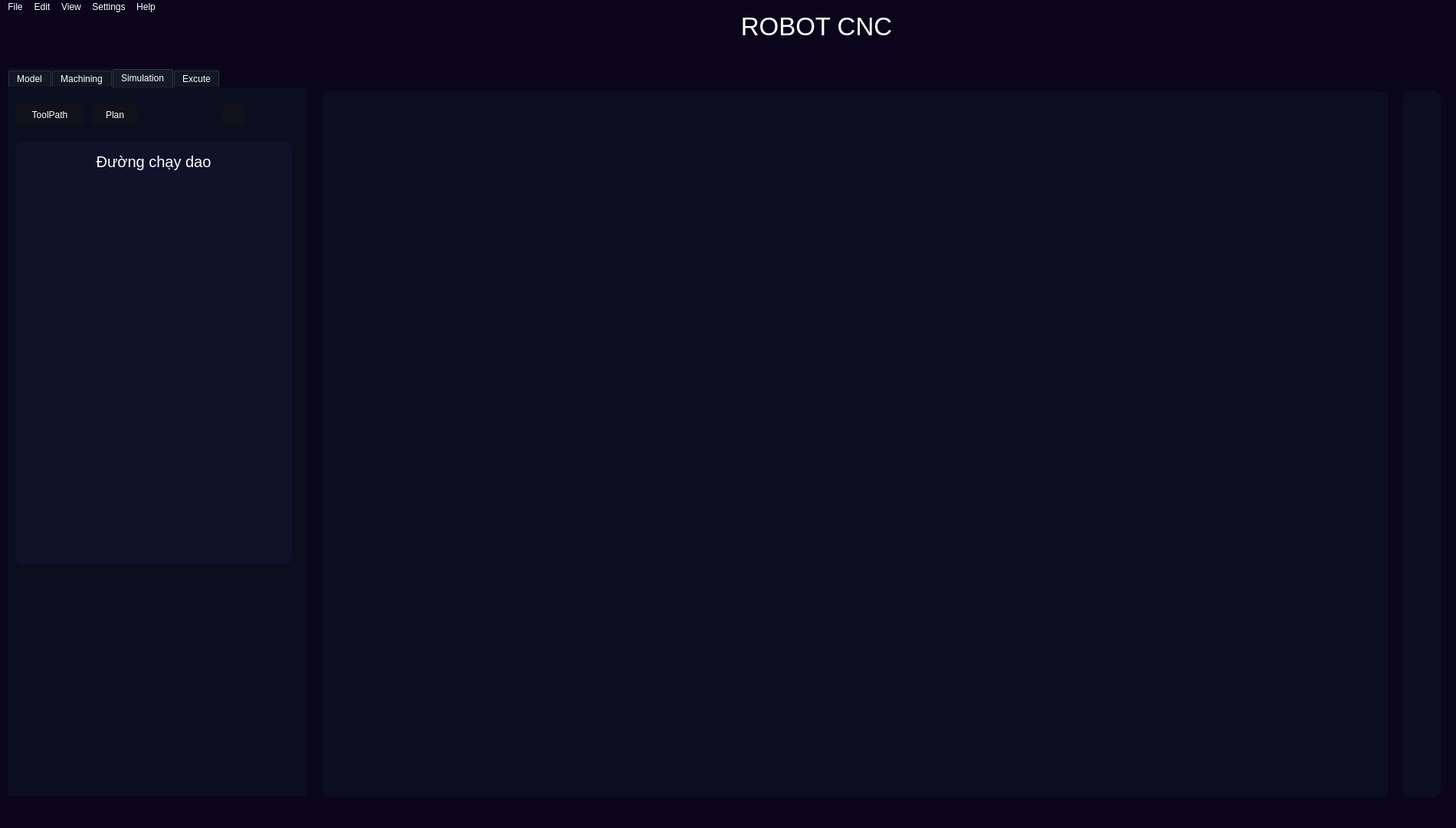
<?xml version="1.0" encoding="UTF-8"?>
<ui version="4.0">
 <class>MainPage</class>
 <widget class="QMainWindow" name="MainPage">
  <property name="geometry">
   <rect>
    <x>0</x>
    <y>0</y>
    <width>1900</width>
    <height>1080</height>
   </rect>
  </property>
  <property name="font">
   <font>
    <pointsize>15</pointsize>
   </font>
  </property>
  <property name="windowTitle">
   <string>MainWindow</string>
  </property>
  <property name="styleSheet">
   <string notr="true">background-color: rgb(10, 5, 27);
color: white;</string>
  </property>
  <widget class="QWidget" name="centralwidget">
   <widget class="QFrame" name="Main_frame">
    <property name="geometry">
     <rect>
      <x>0</x>
      <y>50</y>
      <width>1890</width>
      <height>980</height>
     </rect>
    </property>
    <property name="styleSheet">
     <string notr="true">background-color: rgb(10, 5, 27);


</string>
    </property>
    <property name="frameShape">
     <enum>QFrame::StyledPanel</enum>
    </property>
    <property name="frameShadow">
     <enum>QFrame::Raised</enum>
    </property>
    <widget class="QTabWidget" name="Toolbar">
     <property name="geometry">
      <rect>
       <x>10</x>
       <y>20</y>
       <width>390</width>
       <height>950</height>
      </rect>
     </property>
     <property name="styleSheet">
      <string notr="true">background-color: rgb(11, 14, 30);
color: white;
border-radius: 1px;


</string>
     </property>
     <property name="currentIndex">
      <number>2</number>
     </property>
     <widget class="QWidget" name="tab_model">
      <property name="styleSheet">
       <string notr="true">background-color: rgb(11, 14, 30);
color: white;
border-radius: 10px;

</string>
      </property>
      <attribute name="title">
       <string>Model</string>
      </attribute>
      <widget class="QWidget" name="widget_tab_model" native="true">
       <property name="geometry">
        <rect>
         <x>0</x>
         <y>0</y>
         <width>390</width>
         <height>910</height>
        </rect>
       </property>
       <property name="styleSheet">
        <string notr="true">background-color: rgb(11, 14, 30);
color: white;
border-radius: 1px;

</string>
       </property>
       <widget class="QPushButton" name="pushButton_4">
        <property name="geometry">
         <rect>
          <x>290</x>
          <y>10</y>
          <width>89</width>
          <height>25</height>
         </rect>
        </property>
        <property name="styleSheet">
         <string notr="true">background-color: rgb(17, 17, 27);
color: white;</string>
        </property>
        <property name="text">
         <string>Import</string>
        </property>
       </widget>
       <widget class="QCheckBox" name="checkBox">
        <property name="geometry">
         <rect>
          <x>0</x>
          <y>50</y>
          <width>200</width>
          <height>30</height>
         </rect>
        </property>
        <property name="styleSheet">
         <string notr="true">QCheckBox{
	background-color: rgb(11, 14, 30);
	border-radius: 15px;
font: 75 15pt &quot;MS Shell Dlg 2&quot;;
}

QCheckBox::indicator {
    
    border-radius: 5px; /* Đặt độ cong cho ô tích */
    width: 20px; /* Đặt chiều rộng của ô tích */
    height: 20px; /* Đặt chiều cao của ô tích */
	border: 2px solid rgb(0, 0, 0);
	position: absolute; /* Sử dụng position để định vị */
    top: 0; /* Di chuyển indicator lên phía trên */
left:10;
}

QCheckBox::indicator:unchecked{
	background-color: rgb(255, 255, 255);

}
QCheckBox::indicator:checked{
	
	
background-color: rgb(106, 255, 153);

}


</string>
        </property>
        <property name="text">
         <string>Full Model</string>
        </property>
       </widget>
       <widget class="QCheckBox" name="checkBox_2">
        <property name="geometry">
         <rect>
          <x>20</x>
          <y>90</y>
          <width>200</width>
          <height>30</height>
         </rect>
        </property>
        <property name="styleSheet">
         <string notr="true">QCheckBox{
	background-color: rgb(11, 14, 30);
	border-radius: 15px;
font: 75 15pt &quot;MS Shell Dlg 2&quot;;
}

QCheckBox::indicator {
    
    border-radius: 5px; /* Đặt độ cong cho ô tích */
    width: 20px; /* Đặt chiều rộng của ô tích */
    height: 20px; /* Đặt chiều cao của ô tích */
	border: 2px solid rgb(0, 0, 0);
	position: absolute; /* Sử dụng position để định vị */
    top: 0; /* Di chuyển indicator lên phía trên */
left:10;
}

QCheckBox::indicator:unchecked{
	background-color: rgb(255, 255, 255);

}
QCheckBox::indicator:checked{
	
	
background-color: rgb(106, 255, 153);

}


</string>
        </property>
        <property name="text">
         <string>Part</string>
        </property>
       </widget>
       <widget class="QCheckBox" name="checkBox_3">
        <property name="geometry">
         <rect>
          <x>20</x>
          <y>120</y>
          <width>201</width>
          <height>31</height>
         </rect>
        </property>
        <property name="styleSheet">
         <string notr="true">QCheckBox{
	background-color: rgb(11, 14, 30);
	border-radius: 15px;
font: 75 15pt &quot;MS Shell Dlg 2&quot;;
}

QCheckBox::indicator {
    
    border-radius: 5px; /* Đặt độ cong cho ô tích */
    width: 20px; /* Đặt chiều rộng của ô tích */
    height: 20px; /* Đặt chiều cao của ô tích */
	border: 2px solid rgb(0, 0, 0);
	position: absolute; /* Sử dụng position để định vị */
    top: 0; /* Di chuyển indicator lên phía trên */
left:10;
}

QCheckBox::indicator:unchecked{
	background-color: rgb(255, 255, 255);

}
QCheckBox::indicator:checked{
	
	
background-color: rgb(106, 255, 153);

}


</string>
        </property>
        <property name="text">
         <string>WorkPiece</string>
        </property>
       </widget>
       <widget class="QCheckBox" name="checkBox_4">
        <property name="geometry">
         <rect>
          <x>20</x>
          <y>150</y>
          <width>201</width>
          <height>31</height>
         </rect>
        </property>
        <property name="styleSheet">
         <string notr="true">QCheckBox{
	background-color: rgb(11, 14, 30);
	border-radius: 15px;
font: 75 15pt &quot;MS Shell Dlg 2&quot;;
}

QCheckBox::indicator {
    
    border-radius: 5px; /* Đặt độ cong cho ô tích */
    width: 20px; /* Đặt chiều rộng của ô tích */
    height: 20px; /* Đặt chiều cao của ô tích */
	border: 2px solid rgb(0, 0, 0);
	position: absolute; /* Sử dụng position để định vị */
    top: 0; /* Di chuyển indicator lên phía trên */
left:10;
}

QCheckBox::indicator:unchecked{
	background-color: rgb(255, 255, 255);

}
QCheckBox::indicator:checked{
	
	
background-color: rgb(106, 255, 153);

}


</string>
        </property>
        <property name="text">
         <string>Fixtures</string>
        </property>
       </widget>
       <widget class="QCheckBox" name="checkBox_5">
        <property name="geometry">
         <rect>
          <x>20</x>
          <y>180</y>
          <width>201</width>
          <height>31</height>
         </rect>
        </property>
        <property name="styleSheet">
         <string notr="true">QCheckBox{
	background-color: rgb(11, 14, 30);
	border-radius: 15px;
font: 75 15pt &quot;MS Shell Dlg 2&quot;;
}

QCheckBox::indicator {
    
    border-radius: 5px; /* Đặt độ cong cho ô tích */
    width: 20px; /* Đặt chiều rộng của ô tích */
    height: 20px; /* Đặt chiều cao của ô tích */
	border: 2px solid rgb(0, 0, 0);
	position: absolute; /* Sử dụng position để định vị */
    top: 0; /* Di chuyển indicator lên phía trên */
left:10;
}

QCheckBox::indicator:unchecked{
	background-color: rgb(255, 255, 255);

}
QCheckBox::indicator:checked{
	
	
background-color: rgb(106, 255, 153);

}


</string>
        </property>
        <property name="text">
         <string>Restrictions</string>
        </property>
       </widget>
      </widget>
     </widget>
     <widget class="QWidget" name="tab_Machining">
      <attribute name="title">
       <string>Machining</string>
      </attribute>
      <widget class="QWidget" name="widget_tab_Machining" native="true">
       <property name="geometry">
        <rect>
         <x>0</x>
         <y>0</y>
         <width>391</width>
         <height>911</height>
        </rect>
       </property>
       <property name="styleSheet">
        <string notr="true">background-color: rgb(11, 14, 30);
color: white;

border-radius: 10px;</string>
       </property>
       <widget class="QPushButton" name="btn_settings_mc">
        <property name="geometry">
         <rect>
          <x>10</x>
          <y>10</y>
          <width>89</width>
          <height>25</height>
         </rect>
        </property>
        <property name="font">
         <font>
          <pointsize>15</pointsize>
         </font>
        </property>
        <property name="styleSheet">
         <string notr="true">
QPushButton#btn_settings_mc{
	background-color: rgb(17, 17, 27);
	color: white;

}
QPushButton#btn_settings_mc:pressed{
 background-color:rgba( 0, 135, 255);
}</string>
        </property>
        <property name="text">
         <string>Settings</string>
        </property>
       </widget>
       <widget class="QWidget" name="widget_arm" native="true">
        <property name="geometry">
         <rect>
          <x>10</x>
          <y>60</y>
          <width>361</width>
          <height>481</height>
         </rect>
        </property>
        <property name="styleSheet">
         <string notr="true">background-color: rgb(17, 17, 42)</string>
        </property>
        <widget class="QLabel" name="label">
         <property name="geometry">
          <rect>
           <x>90</x>
           <y>0</y>
           <width>181</width>
           <height>31</height>
          </rect>
         </property>
         <property name="font">
          <font>
           <pointsize>15</pointsize>
          </font>
         </property>
         <property name="text">
          <string>Thông số </string>
         </property>
         <property name="alignment">
          <set>Qt::AlignCenter</set>
         </property>
        </widget>
        <widget class="QLabel" name="label_2">
         <property name="geometry">
          <rect>
           <x>10</x>
           <y>60</y>
           <width>85</width>
           <height>20</height>
          </rect>
         </property>
         <property name="text">
          <string>Tốc độ dao :</string>
         </property>
        </widget>
        <widget class="QLabel" name="label_3">
         <property name="geometry">
          <rect>
           <x>10</x>
           <y>120</y>
           <width>90</width>
           <height>20</height>
          </rect>
         </property>
         <property name="text">
          <string>Vị trí khớp 0 :</string>
         </property>
        </widget>
        <widget class="QLabel" name="label_4">
         <property name="geometry">
          <rect>
           <x>10</x>
           <y>140</y>
           <width>90</width>
           <height>20</height>
          </rect>
         </property>
         <property name="text">
          <string>Vị trí khớp 1 :</string>
         </property>
        </widget>
        <widget class="QLabel" name="label_5">
         <property name="geometry">
          <rect>
           <x>10</x>
           <y>160</y>
           <width>90</width>
           <height>20</height>
          </rect>
         </property>
         <property name="text">
          <string>Vị trí khớp 2:</string>
         </property>
        </widget>
        <widget class="QLabel" name="label_6">
         <property name="geometry">
          <rect>
           <x>10</x>
           <y>180</y>
           <width>90</width>
           <height>20</height>
          </rect>
         </property>
         <property name="text">
          <string>Vị trí khớp 3:</string>
         </property>
        </widget>
        <widget class="QLabel" name="label_7">
         <property name="geometry">
          <rect>
           <x>10</x>
           <y>200</y>
           <width>90</width>
           <height>20</height>
          </rect>
         </property>
         <property name="text">
          <string>Vị trí khớp 4:</string>
         </property>
        </widget>
        <widget class="QLabel" name="label_8">
         <property name="geometry">
          <rect>
           <x>10</x>
           <y>220</y>
           <width>90</width>
           <height>20</height>
          </rect>
         </property>
         <property name="text">
          <string>Vị trí khớp 5:</string>
         </property>
        </widget>
        <widget class="QLabel" name="label_9">
         <property name="geometry">
          <rect>
           <x>10</x>
           <y>240</y>
           <width>90</width>
           <height>20</height>
          </rect>
         </property>
         <property name="text">
          <string>Vị trí khớp 6:</string>
         </property>
        </widget>
        <widget class="QLabel" name="label_10">
         <property name="geometry">
          <rect>
           <x>10</x>
           <y>80</y>
           <width>85</width>
           <height>20</height>
          </rect>
         </property>
         <property name="text">
          <string>Vị trí  TCP :</string>
         </property>
        </widget>
        <widget class="QLabel" name="label_13">
         <property name="geometry">
          <rect>
           <x>10</x>
           <y>40</y>
           <width>110</width>
           <height>20</height>
          </rect>
         </property>
         <property name="text">
          <string>Trạng thái dao :</string>
         </property>
        </widget>
        <widget class="QLineEdit" name="lineEdit_2">
         <property name="geometry">
          <rect>
           <x>120</x>
           <y>140</y>
           <width>60</width>
           <height>20</height>
          </rect>
         </property>
         <property name="autoFillBackground">
          <bool>false</bool>
         </property>
         <property name="styleSheet">
          <string notr="true">background-color: rgb(17, 17, 27);
color: white;</string>
         </property>
         <property name="text">
          <string>-000.00</string>
         </property>
        </widget>
        <widget class="QLineEdit" name="lineEdit_3">
         <property name="geometry">
          <rect>
           <x>120</x>
           <y>160</y>
           <width>60</width>
           <height>20</height>
          </rect>
         </property>
         <property name="autoFillBackground">
          <bool>false</bool>
         </property>
         <property name="styleSheet">
          <string notr="true">background-color: rgb(17, 17, 27);
color: white;</string>
         </property>
         <property name="text">
          <string>-000.00</string>
         </property>
        </widget>
        <widget class="QLineEdit" name="lineEdit_4">
         <property name="geometry">
          <rect>
           <x>120</x>
           <y>180</y>
           <width>60</width>
           <height>20</height>
          </rect>
         </property>
         <property name="autoFillBackground">
          <bool>false</bool>
         </property>
         <property name="styleSheet">
          <string notr="true">background-color: rgb(17, 17, 27);
color: white;</string>
         </property>
         <property name="text">
          <string>-000.00</string>
         </property>
        </widget>
        <widget class="QLineEdit" name="lineEdit_5">
         <property name="geometry">
          <rect>
           <x>120</x>
           <y>120</y>
           <width>60</width>
           <height>20</height>
          </rect>
         </property>
         <property name="autoFillBackground">
          <bool>false</bool>
         </property>
         <property name="styleSheet">
          <string notr="true">background-color: rgb(17, 17, 27);
color: white;</string>
         </property>
         <property name="text">
          <string>-000.00</string>
         </property>
        </widget>
        <widget class="QLineEdit" name="lineEdit_6">
         <property name="geometry">
          <rect>
           <x>120</x>
           <y>40</y>
           <width>60</width>
           <height>20</height>
          </rect>
         </property>
         <property name="autoFillBackground">
          <bool>false</bool>
         </property>
         <property name="styleSheet">
          <string notr="true">background-color: rgb(17, 17, 27);
color: white;</string>
         </property>
         <property name="text">
          <string>000000</string>
         </property>
        </widget>
        <widget class="QLineEdit" name="lineEdit_7">
         <property name="geometry">
          <rect>
           <x>120</x>
           <y>60</y>
           <width>60</width>
           <height>20</height>
          </rect>
         </property>
         <property name="autoFillBackground">
          <bool>false</bool>
         </property>
         <property name="styleSheet">
          <string notr="true">background-color: rgb(17, 17, 27);
color: white;</string>
         </property>
         <property name="text">
          <string>000000</string>
         </property>
        </widget>
        <widget class="QLineEdit" name="lineEdit_8">
         <property name="geometry">
          <rect>
           <x>120</x>
           <y>80</y>
           <width>60</width>
           <height>20</height>
          </rect>
         </property>
         <property name="autoFillBackground">
          <bool>false</bool>
         </property>
         <property name="styleSheet">
          <string notr="true">background-color: rgb(17, 17, 27);
color: white;</string>
         </property>
         <property name="text">
          <string>000000</string>
         </property>
        </widget>
        <widget class="QLineEdit" name="lineEdit_9">
         <property name="geometry">
          <rect>
           <x>120</x>
           <y>200</y>
           <width>60</width>
           <height>20</height>
          </rect>
         </property>
         <property name="autoFillBackground">
          <bool>false</bool>
         </property>
         <property name="styleSheet">
          <string notr="true">background-color: rgb(17, 17, 27);
color: white;</string>
         </property>
         <property name="text">
          <string>-000.00</string>
         </property>
        </widget>
        <widget class="QLineEdit" name="lineEdit_10">
         <property name="geometry">
          <rect>
           <x>120</x>
           <y>220</y>
           <width>60</width>
           <height>20</height>
          </rect>
         </property>
         <property name="autoFillBackground">
          <bool>false</bool>
         </property>
         <property name="styleSheet">
          <string notr="true">background-color: rgb(17, 17, 27);
color: white;</string>
         </property>
         <property name="text">
          <string>-000.00</string>
         </property>
        </widget>
        <widget class="QLineEdit" name="lineEdit_11">
         <property name="geometry">
          <rect>
           <x>120</x>
           <y>240</y>
           <width>60</width>
           <height>20</height>
          </rect>
         </property>
         <property name="autoFillBackground">
          <bool>false</bool>
         </property>
         <property name="styleSheet">
          <string notr="true">background-color: rgb(17, 17, 27);
color: white;</string>
         </property>
         <property name="text">
          <string>-000.00</string>
         </property>
        </widget>
       </widget>
      </widget>
     </widget>
     <widget class="QWidget" name="tab_Simulation">
      <attribute name="title">
       <string>Simulation</string>
      </attribute>
      <widget class="QWidget" name="widget_tab_Simulation" native="true">
       <property name="geometry">
        <rect>
         <x>0</x>
         <y>0</y>
         <width>391</width>
         <height>911</height>
        </rect>
       </property>
       <property name="styleSheet">
        <string notr="true">background-color: rgb(11, 14, 30);
color: white;
border-radius: 10px;

</string>
       </property>
       <widget class="QPushButton" name="btn_play_simulation">
        <property name="geometry">
         <rect>
          <x>280</x>
          <y>20</y>
          <width>31</width>
          <height>30</height>
         </rect>
        </property>
        <property name="styleSheet">
         <string notr="true">QPushButton#btn_play_simulation{
	background-color: rgb(17, 17, 27);
	color: white;

}
QPushButton#btn_play_simulation:pressed{
 background-color:rgba( 0, 135, 255);
}</string>
        </property>
        <property name="text">
         <string/>
        </property>
        <property name="icon">
         <iconset>
          <normaloff>../Icon/icon_play.png</normaloff>../Icon/icon_play.png</iconset>
        </property>
        <property name="iconSize">
         <size>
          <width>30</width>
          <height>30</height>
         </size>
        </property>
       </widget>
       <widget class="QPushButton" name="pushButton_2">
        <property name="geometry">
         <rect>
          <x>110</x>
          <y>20</y>
          <width>60</width>
          <height>30</height>
         </rect>
        </property>
        <property name="styleSheet">
         <string notr="true">background-color: rgb(17, 17, 27);
color: white;</string>
        </property>
        <property name="text">
         <string>Plan</string>
        </property>
       </widget>
       <widget class="QWidget" name="widget" native="true">
        <property name="geometry">
         <rect>
          <x>10</x>
          <y>70</y>
          <width>361</width>
          <height>551</height>
         </rect>
        </property>
        <property name="styleSheet">
         <string notr="true">background-color: rgb(17, 17, 42)</string>
        </property>
        <widget class="QLabel" name="label_11">
         <property name="geometry">
          <rect>
           <x>100</x>
           <y>10</y>
           <width>161</width>
           <height>31</height>
          </rect>
         </property>
         <property name="font">
          <font>
           <pointsize>15</pointsize>
          </font>
         </property>
         <property name="text">
          <string>Đường chạy dao</string>
         </property>
         <property name="alignment">
          <set>Qt::AlignCenter</set>
         </property>
        </widget>
       </widget>
       <widget class="QPushButton" name="pushButton_9">
        <property name="geometry">
         <rect>
          <x>10</x>
          <y>20</y>
          <width>90</width>
          <height>30</height>
         </rect>
        </property>
        <property name="styleSheet">
         <string notr="true">background-color: rgb(17, 17, 27);
color: white;
boder-radius : 10px;</string>
        </property>
        <property name="text">
         <string>ToolPath</string>
        </property>
       </widget>
       <widget class="QPushButton" name="pushButton_5">
        <property name="geometry">
         <rect>
          <x>320</x>
          <y>20</y>
          <width>31</width>
          <height>30</height>
         </rect>
        </property>
        <property name="styleSheet">
         <string notr="true"/>
        </property>
        <property name="text">
         <string/>
        </property>
        <property name="icon">
         <iconset>
          <normaloff>../Icon/forward-icon.png</normaloff>../Icon/forward-icon.png</iconset>
        </property>
        <property name="iconSize">
         <size>
          <width>30</width>
          <height>30</height>
         </size>
        </property>
       </widget>
       <widget class="QPushButton" name="pushButton_10">
        <property name="geometry">
         <rect>
          <x>240</x>
          <y>20</y>
          <width>31</width>
          <height>30</height>
         </rect>
        </property>
        <property name="styleSheet">
         <string notr="true"/>
        </property>
        <property name="text">
         <string/>
        </property>
        <property name="icon">
         <iconset>
          <normaloff>../Icon/backward-icon.png</normaloff>../Icon/backward-icon.png</iconset>
        </property>
        <property name="iconSize">
         <size>
          <width>30</width>
          <height>30</height>
         </size>
        </property>
       </widget>
      </widget>
     </widget>
     <widget class="QWidget" name="tab_Excute">
      <property name="styleSheet">
       <string notr="true">background-color: rgb(11, 14, 30);
color: white;

</string>
      </property>
      <attribute name="title">
       <string>Excute</string>
      </attribute>
      <widget class="QPushButton" name="pushButton_3">
       <property name="geometry">
        <rect>
         <x>10</x>
         <y>50</y>
         <width>60</width>
         <height>30</height>
        </rect>
       </property>
       <property name="styleSheet">
        <string notr="true">background-color: rgb(17, 17, 27);
color: white;</string>
       </property>
       <property name="text">
        <string>Excute</string>
       </property>
      </widget>
      <widget class="QPushButton" name="pushButton_6">
       <property name="geometry">
        <rect>
         <x>10</x>
         <y>10</y>
         <width>71</width>
         <height>30</height>
        </rect>
       </property>
       <property name="styleSheet">
        <string notr="true">background-color: rgb(17, 17, 27);
color: white;</string>
       </property>
       <property name="text">
        <string>Connect</string>
       </property>
      </widget>
     </widget>
    </widget>
    <widget class="QWidget" name="rvizContainer" native="true">
     <property name="geometry">
      <rect>
       <x>420</x>
       <y>50</y>
       <width>1391</width>
       <height>921</height>
      </rect>
     </property>
     <property name="styleSheet">
      <string notr="true">background-color: rgb(11, 14, 30);
border-radius: 10px;</string>
     </property>
    </widget>
    <widget class="QWidget" name="rvizContainer_2" native="true">
     <property name="geometry">
      <rect>
       <x>1830</x>
       <y>50</y>
       <width>50</width>
       <height>921</height>
      </rect>
     </property>
     <property name="styleSheet">
      <string notr="true">background-color: rgb(11, 14, 30);
border-radius: 10px;</string>
     </property>
    </widget>
   </widget>
   <widget class="QLabel" name="label_name_file">
    <property name="geometry">
     <rect>
      <x>950</x>
      <y>-10</y>
      <width>231</width>
      <height>51</height>
     </rect>
    </property>
    <property name="font">
     <font>
      <pointsize>25</pointsize>
     </font>
    </property>
    <property name="text">
     <string>ROBOT CNC</string>
    </property>
    <property name="alignment">
     <set>Qt::AlignCenter</set>
    </property>
   </widget>
  </widget>
  <widget class="QMenuBar" name="menubar">
   <property name="geometry">
    <rect>
     <x>0</x>
     <y>0</y>
     <width>1900</width>
     <height>22</height>
    </rect>
   </property>
   <widget class="QMenu" name="menuFile">
    <property name="title">
     <string>File</string>
    </property>
    <addaction name="actionNew_FIle"/>
    <addaction name="actionOpen_File"/>
    <addaction name="actionSave"/>
    <addaction name="actionSave_as"/>
    <addaction name="actionImport_File"/>
    <addaction name="actionExport"/>
    <addaction name="actionQuit"/>
   </widget>
   <widget class="QMenu" name="menuEdit">
    <property name="title">
     <string>Edit</string>
    </property>
    <addaction name="actionCovert"/>
   </widget>
   <widget class="QMenu" name="menuView">
    <property name="title">
     <string>View</string>
    </property>
   </widget>
   <widget class="QMenu" name="menuSettings">
    <property name="title">
     <string>Settings</string>
    </property>
   </widget>
   <widget class="QMenu" name="menuHelp">
    <property name="title">
     <string>Help</string>
    </property>
   </widget>
   <addaction name="menuFile"/>
   <addaction name="menuEdit"/>
   <addaction name="menuView"/>
   <addaction name="menuSettings"/>
   <addaction name="menuHelp"/>
  </widget>
  <widget class="QStatusBar" name="statusbar"/>
  <action name="actionNew_FIle">
   <property name="text">
    <string>New File</string>
   </property>
  </action>
  <action name="actionOpen_File">
   <property name="text">
    <string>Open File</string>
   </property>
  </action>
  <action name="actionSave">
   <property name="text">
    <string>Save</string>
   </property>
  </action>
  <action name="actionSave_as">
   <property name="text">
    <string>Save as</string>
   </property>
  </action>
  <action name="actionQuit">
   <property name="text">
    <string>Quit</string>
   </property>
  </action>
  <action name="actionImport_File">
   <property name="text">
    <string>Import</string>
   </property>
  </action>
  <action name="actionExport">
   <property name="text">
    <string>Export</string>
   </property>
  </action>
  <action name="actionCovert">
   <property name="text">
    <string>Covert</string>
   </property>
  </action>
 </widget>
 <resources/>
 <connections/>
</ui>
